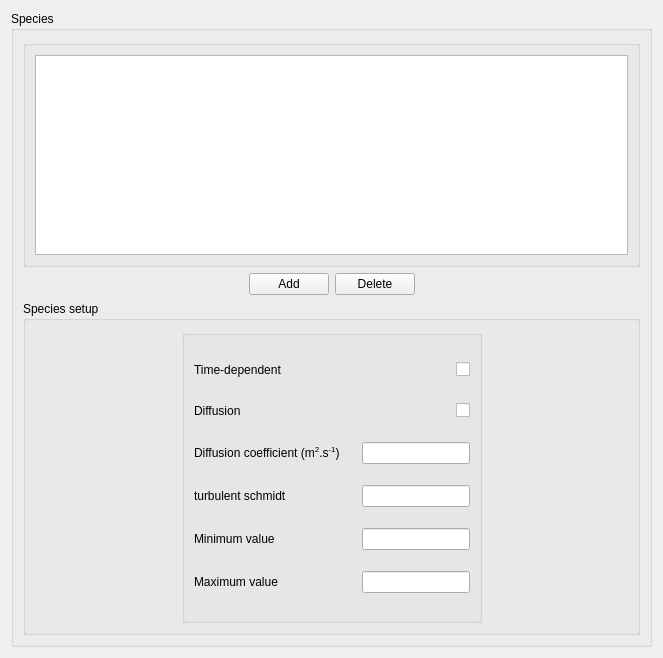
<?xml version="1.0" encoding="UTF-8"?>
<ui version="4.0">
 <class>Species</class>
 <widget class="QWidget" name="Species">
  <property name="geometry">
   <rect>
    <x>0</x>
    <y>0</y>
    <width>649</width>
    <height>648</height>
   </rect>
  </property>
  <property name="windowTitle">
   <string>Form</string>
  </property>
  <layout class="QGridLayout" name="gridLayout_4">
   <item row="0" column="0">
    <widget class="QGroupBox" name="groupBoxPassifScalar">
     <property name="title">
      <string>Species</string>
     </property>
     <layout class="QGridLayout" name="gridLayout_3">
      <item row="0" column="0">
       <widget class="QGroupBox" name="groupBoxPassifScalar_2">
        <property name="title">
         <string/>
        </property>
        <layout class="QGridLayout" name="_2">
         <property name="margin">
          <number>9</number>
         </property>
         <property name="spacing">
          <number>6</number>
         </property>
         <item row="0" column="0">
          <widget class="QTableView" name="tableViewPassifScalar">
           <property name="minimumSize">
            <size>
             <width>0</width>
             <height>200</height>
            </size>
           </property>
          </widget>
         </item>
        </layout>
       </widget>
      </item>
      <item row="1" column="0">
       <layout class="QHBoxLayout" name="_3">
        <property name="spacing">
         <number>6</number>
        </property>
        <property name="margin">
         <number>0</number>
        </property>
        <item>
         <spacer>
          <property name="orientation">
           <enum>Qt::Horizontal</enum>
          </property>
          <property name="sizeHint" stdset="0">
           <size>
            <width>17</width>
            <height>17</height>
           </size>
          </property>
         </spacer>
        </item>
        <item>
         <layout class="QHBoxLayout" name="_4">
          <property name="spacing">
           <number>6</number>
          </property>
          <property name="margin">
           <number>0</number>
          </property>
          <item>
           <widget class="QPushButton" name="pushButtonAdd">
            <property name="text">
             <string>Add</string>
            </property>
           </widget>
          </item>
          <item>
           <widget class="QPushButton" name="pushButtonDelete">
            <property name="text">
             <string>Delete</string>
            </property>
           </widget>
          </item>
         </layout>
        </item>
        <item>
         <spacer>
          <property name="orientation">
           <enum>Qt::Horizontal</enum>
          </property>
          <property name="sizeHint" stdset="0">
           <size>
            <width>17</width>
            <height>17</height>
           </size>
          </property>
         </spacer>
        </item>
       </layout>
      </item>
      <item row="2" column="0">
       <widget class="QGroupBox" name="groupBoxScalarProperties">
        <property name="title">
         <string>Species setup</string>
        </property>
        <layout class="QGridLayout" name="gridLayout_2">
         <item row="0" column="0">
          <spacer name="horizontalSpacer_4">
           <property name="orientation">
            <enum>Qt::Horizontal</enum>
           </property>
           <property name="sizeHint" stdset="0">
            <size>
             <width>124</width>
             <height>293</height>
            </size>
           </property>
          </spacer>
         </item>
         <item row="0" column="1">
          <widget class="QGroupBox" name="groupBoxPassif">
           <property name="title">
            <string/>
           </property>
           <layout class="QGridLayout" name="gridLayout">
            <item row="0" column="0">
             <layout class="QHBoxLayout" name="horizontalLayout_5">
              <item>
               <widget class="QLabel" name="label_4">
                <property name="text">
                 <string>Time-dependent</string>
                </property>
               </widget>
              </item>
              <item>
               <spacer name="horizontalSpacer_8">
                <property name="orientation">
                 <enum>Qt::Horizontal</enum>
                </property>
                <property name="sizeHint" stdset="0">
                 <size>
                  <width>16</width>
                  <height>20</height>
                 </size>
                </property>
               </spacer>
              </item>
              <item>
               <widget class="QCheckBox" name="checkBoxTimeDepend">
                <property name="text">
                 <string/>
                </property>
               </widget>
              </item>
             </layout>
            </item>
            <item row="1" column="0">
             <layout class="QHBoxLayout" name="horizontalLayout_6">
              <item>
               <widget class="QLabel" name="label_5">
                <property name="text">
                 <string>Diffusion</string>
                </property>
               </widget>
              </item>
              <item>
               <spacer name="horizontalSpacer_9">
                <property name="orientation">
                 <enum>Qt::Horizontal</enum>
                </property>
                <property name="sizeHint" stdset="0">
                 <size>
                  <width>16</width>
                  <height>20</height>
                 </size>
                </property>
               </spacer>
              </item>
              <item>
               <widget class="QCheckBox" name="checkBoxDiffusion">
                <property name="text">
                 <string/>
                </property>
               </widget>
              </item>
             </layout>
            </item>
            <item row="2" column="0">
             <layout class="QHBoxLayout" name="horizontalLayout_7">
              <item>
               <widget class="QLabel" name="label_6">
                <property name="text">
                 <string>&lt;!DOCTYPE HTML PUBLIC &quot;-//W3C//DTD HTML 4.0//EN&quot; &quot;http://www.w3.org/TR/REC-html40/strict.dtd&quot;&gt;
&lt;html&gt;&lt;head&gt;&lt;meta name=&quot;qrichtext&quot; content=&quot;1&quot; /&gt;&lt;style type=&quot;text/css&quot;&gt;
p, li { white-space: pre-wrap; }
&lt;/style&gt;&lt;/head&gt;&lt;body style=&quot; font-family:'Sans Serif'; font-size:9pt; font-weight:400; font-style:normal;&quot;&gt;
&lt;p style=&quot; margin-top:0px; margin-bottom:0px; margin-left:0px; margin-right:0px; -qt-block-indent:0; text-indent:0px;&quot;&gt;Diffusion coefficient (m&lt;span style=&quot; vertical-align:super;&quot;&gt;2&lt;/span&gt;.s&lt;span style=&quot; vertical-align:super;&quot;&gt;-1&lt;/span&gt;)&lt;/p&gt;&lt;/body&gt;&lt;/html&gt;</string>
                </property>
               </widget>
              </item>
              <item>
               <spacer name="horizontalSpacer_10">
                <property name="orientation">
                 <enum>Qt::Horizontal</enum>
                </property>
                <property name="sizeHint" stdset="0">
                 <size>
                  <width>16</width>
                  <height>20</height>
                 </size>
                </property>
               </spacer>
              </item>
              <item>
               <widget class="QLineEdit" name="lineEditDiffusionCoef"/>
              </item>
             </layout>
            </item>
            <item row="3" column="0">
             <layout class="QHBoxLayout" name="horizontalLayout_8">
              <item>
               <widget class="QLabel" name="label_7">
                <property name="text">
                 <string>turbulent schmidt</string>
                </property>
               </widget>
              </item>
              <item>
               <spacer name="horizontalSpacer_11">
                <property name="orientation">
                 <enum>Qt::Horizontal</enum>
                </property>
                <property name="sizeHint" stdset="0">
                 <size>
                  <width>16</width>
                  <height>20</height>
                 </size>
                </property>
               </spacer>
              </item>
              <item>
               <widget class="QLineEdit" name="lineEditSchmidt"/>
              </item>
             </layout>
            </item>
            <item row="4" column="0">
             <layout class="QHBoxLayout" name="horizontalLayout_10">
              <item>
               <widget class="QLabel" name="label_9">
                <property name="text">
                 <string>Minimum value</string>
                </property>
               </widget>
              </item>
              <item>
               <spacer name="horizontalSpacer_13">
                <property name="orientation">
                 <enum>Qt::Horizontal</enum>
                </property>
                <property name="sizeHint" stdset="0">
                 <size>
                  <width>16</width>
                  <height>20</height>
                 </size>
                </property>
               </spacer>
              </item>
              <item>
               <widget class="QLineEdit" name="lineEditMinValue"/>
              </item>
             </layout>
            </item>
            <item row="5" column="0">
             <layout class="QHBoxLayout" name="horizontalLayout_11">
              <item>
               <widget class="QLabel" name="label_10">
                <property name="text">
                 <string>Maximum value</string>
                </property>
               </widget>
              </item>
              <item>
               <spacer name="horizontalSpacer_14">
                <property name="orientation">
                 <enum>Qt::Horizontal</enum>
                </property>
                <property name="sizeHint" stdset="0">
                 <size>
                  <width>16</width>
                  <height>20</height>
                 </size>
                </property>
               </spacer>
              </item>
              <item>
               <widget class="QLineEdit" name="lineEditMaxValue"/>
              </item>
             </layout>
            </item>
           </layout>
          </widget>
         </item>
         <item row="0" column="2">
          <spacer name="horizontalSpacer_5">
           <property name="orientation">
            <enum>Qt::Horizontal</enum>
           </property>
           <property name="sizeHint" stdset="0">
            <size>
             <width>40</width>
             <height>20</height>
            </size>
           </property>
          </spacer>
         </item>
        </layout>
       </widget>
      </item>
     </layout>
    </widget>
   </item>
   <item row="1" column="0">
    <spacer>
     <property name="orientation">
      <enum>Qt::Vertical</enum>
     </property>
     <property name="sizeHint" stdset="0">
      <size>
       <width>641</width>
       <height>16</height>
      </size>
     </property>
    </spacer>
   </item>
  </layout>
 </widget>
 <resources/>
 <connections/>
</ui>
